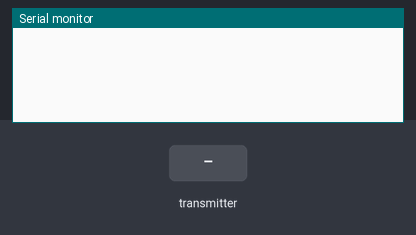
Simulated run of this sketch. Board: Arduino Uno, built with avr-gcc and run on an emulated ATmega328P. Parts: the last lines printed to the serial monitor. Inputs (shaded band) come from the test bench. No radio packets arrive unless stated.

Above: at 1.2 s.
1.3 s: the transmitter starts sending buf.0 = 64
At 1.46 s:
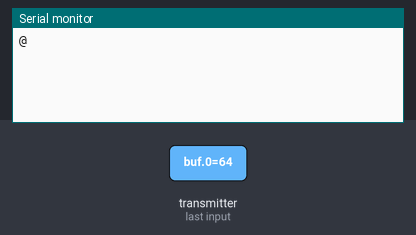
3.2 s: the transmitter starts sending buf.1 = 64
At 3.36 s:
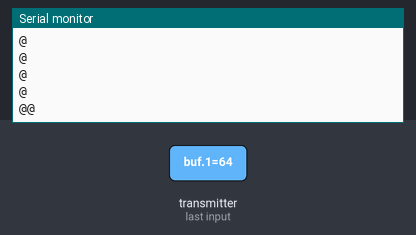
5.1 s: the transmitter starts sending buf.2 = 64
At 5.26 s:
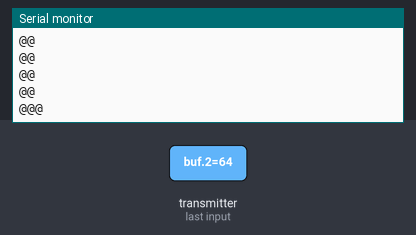
7.0 s: the transmitter starts sending buf.3 = 64
At 7.16 s:
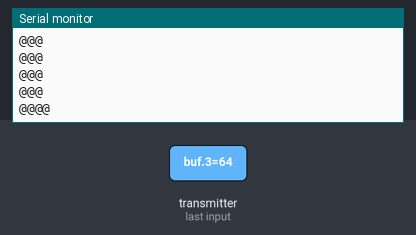
8.9 s: the transmitter starts sending buf.4 = 64
At 9.06 s:
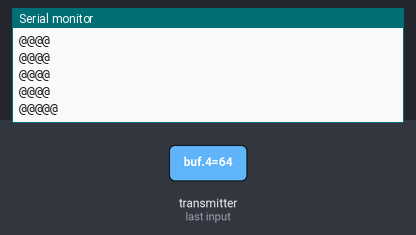
10.8 s: the transmitter starts sending buf.5 = 64
At 10.96 s:
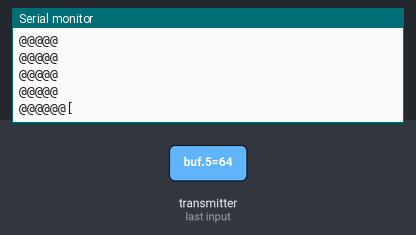

Measured:
- after the input at 1.3 s, the serial monitor: prints a new line at once (image 1)
- after the input at 3.2 s, the serial monitor: prints a new line at once (image 2)
- after the input at 5.1 s, the serial monitor: prints a new line at once (image 3)
- after the input at 7.0 s, the serial monitor: prints a new line at once (image 4)
- after the input at 8.9 s, the serial monitor: prints a new line at once (image 5)
- after the input at 10.8 s, the serial monitor: prints a new line at once (image 6)

The sketch:

Receptor.ino
```cpp
#include <RH_ASK.h>		// incluye libreria RadioHead.h
#include <SPI.h> 		// incluye libreria SPI necesaria por RadioHead.h

RH_ASK rf_driver;		// crea objeto para modulacion por ASK

void setup(){
    rf_driver.init();		// inicializa objeto con valores por defecto
    Serial.begin(9600);		// inicializa monitor serie a 9600 bps
}

void loop(){
    uint8_t buf[6];			// espacio para almacenar mensaje recibido
    uint8_t buflen = sizeof(buf);	// longitud del buffer de mensaje

    if (rf_driver.recv(buf, &buflen))	// si existen datos correctos recibidos
    {
      Serial.println((char*)buf); 	// imprime buffer de mensaje
    }
}
```
